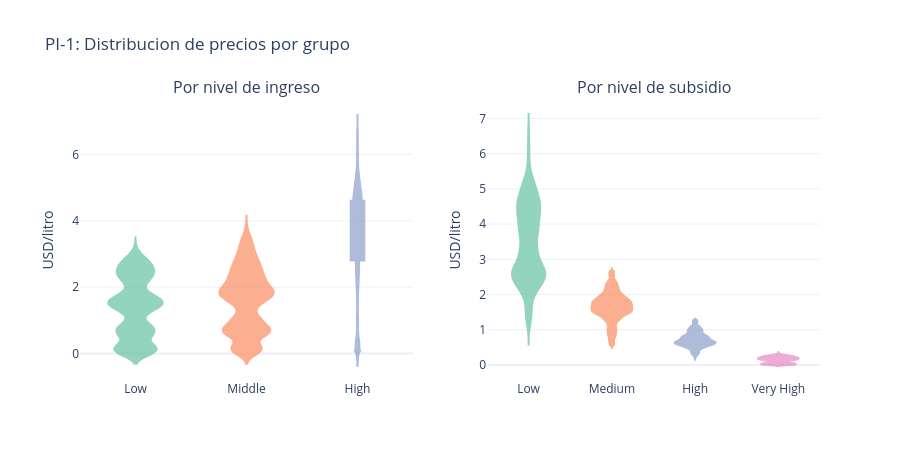

Source (notebook cell):
### Code cell
fig = make_subplots(rows=1, cols=2,
                    subplot_titles=['Por nivel de ingreso', 'Por nivel de subsidio'])
for lvl, color in zip(INCOME_ORDER, COLOR_SEQ):
    sub = df[df['income_level'].astype(str) == lvl]['petrol_usd_liter'].dropna()
    fig.add_trace(go.Violin(y=sub, name=lvl, fillcolor=color, line_color=color,
                            opacity=0.7, box_visible=True, meanline_visible=True), row=1, col=1)
for lvl, color in zip(SUBSIDY_ORDER, COLOR_SEQ):
    sub = df[df['subsidy_level'].astype(str) == lvl]['petrol_usd_liter'].dropna()
    fig.add_trace(go.Violin(y=sub, name=lvl, fillcolor=color, line_color=color,
                            opacity=0.7, box_visible=True, meanline_visible=True), row=1, col=2)
fig.update_layout(template=TEMPLATE, height=460, showlegend=False,
                  title='PI-1: Distribucion de precios por grupo',
                  yaxis_title='USD/litro', yaxis2_title='USD/litro')
fig.show()

### Figure 1 — Plotly figure (JSON) as saved in the notebook; plotly's stock layout.template omitted (floating-point values rounded to 4 significant figures; data arrays with more than 128 entries replaced by an {"elided": "..."} marker saying what was removed)
{"data": [{"box": {"visible": true}, "fillcolor": "rgb(102,194,165)", "line": {"color": "rgb(102,194,165)"}, "meanline": {"visible": true}, "name": "Low", "opacity": 0.7, "type": "violin", "xaxis": "x", "y": {"elided": "7521 float values"}, "yaxis": "y"}, {"box": {"visible": true}, "fillcolor": "rgb(252,141,98)", "line": {"color": "rgb(252,141,98)"}, "meanline": {"visible": true}, "name": "Middle", "opacity": 0.7, "type": "violin", "xaxis": "x", "y": {"elided": "9483 float values"}, "yaxis": "y"}, {"box": {"visible": true}, "fillcolor": "rgb(141,160,203)", "line": {"color": "rgb(141,160,203)"}, "meanline": {"visible": true}, "name": "High", "opacity": 0.7, "type": "violin", "xaxis": "x", "y": {"elided": "10464 float values"}, "yaxis": "y"}, {"box": {"visible": true}, "fillcolor": "rgb(102,194,165)", "line": {"color": "rgb(102,194,165)"}, "meanline": {"visible": true}, "name": "Low", "opacity": 0.7, "type": "violin", "xaxis": "x2", "y": {"elided": "14388 float values"}, "yaxis": "y2"}, {"box": {"visible": true}, "fillcolor": "rgb(252,141,98)", "line": {"color": "rgb(252,141,98)"}, "meanline": {"visible": true}, "name": "Medium", "opacity": 0.7, "type": "violin", "xaxis": "x2", "y": {"elided": "5886 float values"}, "yaxis": "y2"}, {"box": {"visible": true}, "fillcolor": "rgb(141,160,203)", "line": {"color": "rgb(141,160,203)"}, "meanline": {"visible": true}, "name": "High", "opacity": 0.7, "type": "violin", "xaxis": "x2", "y": {"elided": "3924 float values"}, "yaxis": "y2"}, {"box": {"visible": true}, "fillcolor": "rgb(231,138,195)", "line": {"color": "rgb(231,138,195)"}, "meanline": {"visible": true}, "name": "Very High", "opacity": 0.7, "type": "violin", "xaxis": "x2", "y": {"elided": "3270 float values"}, "yaxis": "y2"}], "layout": {"annotations": [{"font": {"size": 16}, "showarrow": false, "text": "Por nivel de ingreso", "x": 0.225, "xanchor": "center", "xref": "paper", "y": 1, "yanchor": "bottom", "yref": "paper"}, {"font": {"size": 16}, "showarrow": false, "text": "Por nivel de subsidio", "x": 0.775, "xanchor": "center", "xref": "paper", "y": 1, "yanchor": "bottom", "yref": "paper"}], "height": 460, "showlegend": false, "title": {"text": "PI-1: Distribucion de precios por grupo"}, "xaxis": {"anchor": "y", "domain": [0, 0.45]}, "xaxis2": {"anchor": "y2", "domain": [0.55, 1]}, "yaxis": {"anchor": "x", "domain": [0, 1], "title": {"text": "USD/litro"}}, "yaxis2": {"anchor": "x2", "domain": [0, 1], "title": {"text": "USD/litro"}}}}
